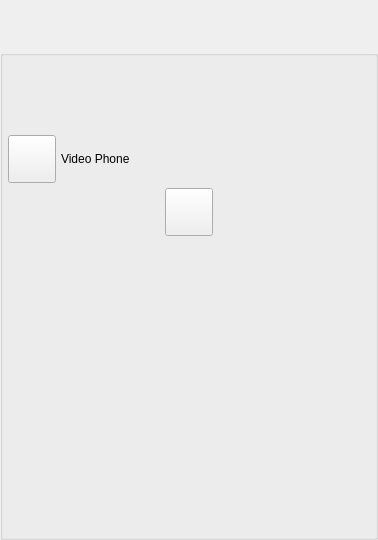
<?xml version="1.0" encoding="UTF-8"?>
<ui version="4.0">
 <class>ToFriendVoicePhoneDialog</class>
 <widget class="QWidget" name="ToFriendVoicePhoneDialog">
  <property name="geometry">
   <rect>
    <x>0</x>
    <y>0</y>
    <width>378</width>
    <height>540</height>
   </rect>
  </property>
  <property name="sizePolicy">
   <sizepolicy hsizetype="Preferred" vsizetype="Expanding">
    <horstretch>0</horstretch>
    <verstretch>0</verstretch>
   </sizepolicy>
  </property>
  <property name="minimumSize">
   <size>
    <width>0</width>
    <height>0</height>
   </size>
  </property>
  <property name="maximumSize">
   <size>
    <width>16777215</width>
    <height>16777215</height>
   </size>
  </property>
  <property name="windowTitle">
   <string>Dialog</string>
  </property>
  <layout class="QVBoxLayout" name="verticalLayout">
   <property name="spacing">
    <number>0</number>
   </property>
   <property name="leftMargin">
    <number>0</number>
   </property>
   <property name="topMargin">
    <number>0</number>
   </property>
   <property name="rightMargin">
    <number>0</number>
   </property>
   <property name="bottomMargin">
    <number>0</number>
   </property>
   <item>
    <widget class="TitleBarWidget" name="m_TitleBarWidget" native="true">
     <property name="sizePolicy">
      <sizepolicy hsizetype="Preferred" vsizetype="Fixed">
       <horstretch>0</horstretch>
       <verstretch>0</verstretch>
      </sizepolicy>
     </property>
     <property name="minimumSize">
      <size>
       <width>0</width>
       <height>50</height>
      </size>
     </property>
     <property name="maximumSize">
      <size>
       <width>16777215</width>
       <height>50</height>
      </size>
     </property>
    </widget>
   </item>
   <item>
    <widget class="QGroupBox" name="StyledDlgItemsBox">
     <property name="sizePolicy">
      <sizepolicy hsizetype="Preferred" vsizetype="Expanding">
       <horstretch>0</horstretch>
       <verstretch>0</verstretch>
      </sizepolicy>
     </property>
     <property name="minimumSize">
      <size>
       <width>0</width>
       <height>0</height>
      </size>
     </property>
     <property name="title">
      <string/>
     </property>
     <layout class="QVBoxLayout" name="verticalLayout_2">
      <property name="spacing">
       <number>5</number>
      </property>
      <property name="leftMargin">
       <number>5</number>
      </property>
      <property name="topMargin">
       <number>5</number>
      </property>
      <property name="rightMargin">
       <number>5</number>
      </property>
      <property name="bottomMargin">
       <number>5</number>
      </property>
      <item>
       <widget class="QLabel" name="m_StatusLabel">
        <property name="text">
         <string/>
        </property>
       </widget>
      </item>
      <item>
       <widget class="IdentWidget" name="m_FriendIdentWidget" native="true">
        <property name="sizePolicy">
         <sizepolicy hsizetype="Preferred" vsizetype="Fixed">
          <horstretch>0</horstretch>
          <verstretch>0</verstretch>
         </sizepolicy>
        </property>
        <property name="minimumSize">
         <size>
          <width>0</width>
          <height>50</height>
         </size>
        </property>
        <property name="maximumSize">
         <size>
          <width>16777215</width>
          <height>50</height>
         </size>
        </property>
       </widget>
      </item>
      <item>
       <layout class="QHBoxLayout" name="horizontalLayout">
        <item>
         <widget class="VxPushButton" name="m_PermissionButton">
          <property name="minimumSize">
           <size>
            <width>48</width>
            <height>48</height>
           </size>
          </property>
          <property name="maximumSize">
           <size>
            <width>48</width>
            <height>48</height>
           </size>
          </property>
          <property name="text">
           <string/>
          </property>
          <property name="iconSize">
           <size>
            <width>48</width>
            <height>48</height>
           </size>
          </property>
         </widget>
        </item>
        <item>
         <widget class="QLabel" name="m_PermissionLabel">
          <property name="text">
           <string>Video Phone </string>
          </property>
         </widget>
        </item>
       </layout>
      </item>
      <item>
       <layout class="QHBoxLayout" name="horizontalLayout_2">
        <item>
         <spacer name="horizontalSpacer">
          <property name="orientation">
           <enum>Qt::Horizontal</enum>
          </property>
          <property name="sizeHint" stdset="0">
           <size>
            <width>40</width>
            <height>20</height>
           </size>
          </property>
         </spacer>
        </item>
        <item>
         <widget class="VxPushButton" name="m_HangUpButton">
          <property name="sizePolicy">
           <sizepolicy hsizetype="Fixed" vsizetype="Fixed">
            <horstretch>0</horstretch>
            <verstretch>0</verstretch>
           </sizepolicy>
          </property>
          <property name="minimumSize">
           <size>
            <width>48</width>
            <height>48</height>
           </size>
          </property>
          <property name="maximumSize">
           <size>
            <width>48</width>
            <height>48</height>
           </size>
          </property>
          <property name="text">
           <string/>
          </property>
          <property name="iconSize">
           <size>
            <width>48</width>
            <height>48</height>
           </size>
          </property>
         </widget>
        </item>
        <item>
         <spacer name="horizontalSpacer_2">
          <property name="orientation">
           <enum>Qt::Horizontal</enum>
          </property>
          <property name="sizeHint" stdset="0">
           <size>
            <width>40</width>
            <height>20</height>
           </size>
          </property>
         </spacer>
        </item>
       </layout>
      </item>
      <item>
       <widget class="InstMsgWidget" name="m_InstMsgWidget" native="true">
        <property name="sizePolicy">
         <sizepolicy hsizetype="Preferred" vsizetype="Expanding">
          <horstretch>0</horstretch>
          <verstretch>0</verstretch>
         </sizepolicy>
        </property>
       </widget>
      </item>
     </layout>
    </widget>
   </item>
   <item>
    <widget class="BottomBarWidget" name="m_BottomBarWidget" native="true">
     <property name="sizePolicy">
      <sizepolicy hsizetype="Expanding" vsizetype="Minimum">
       <horstretch>0</horstretch>
       <verstretch>0</verstretch>
      </sizepolicy>
     </property>
     <property name="minimumSize">
      <size>
       <width>30</width>
       <height>0</height>
      </size>
     </property>
     <property name="autoFillBackground">
      <bool>true</bool>
     </property>
    </widget>
   </item>
  </layout>
 </widget>
 <customwidgets>
  <customwidget>
   <class>TitleBarWidget</class>
   <extends>QWidget</extends>
   <header>TitleBarWidget.h</header>
   <container>1</container>
  </customwidget>
  <customwidget>
   <class>BottomBarWidget</class>
   <extends>QWidget</extends>
   <header location="global">BottomBarWidget.h</header>
   <container>1</container>
  </customwidget>
  <customwidget>
   <class>VxPushButton</class>
   <extends>QPushButton</extends>
   <header>VxPushButton.h</header>
  </customwidget>
  <customwidget>
   <class>IdentWidget</class>
   <extends>QWidget</extends>
   <header location="global">IdentWidget.h</header>
   <container>1</container>
  </customwidget>
  <customwidget>
   <class>InstMsgWidget</class>
   <extends>QWidget</extends>
   <header>InstMsgWidget.h</header>
   <container>1</container>
  </customwidget>
 </customwidgets>
 <resources/>
 <connections/>
</ui>
